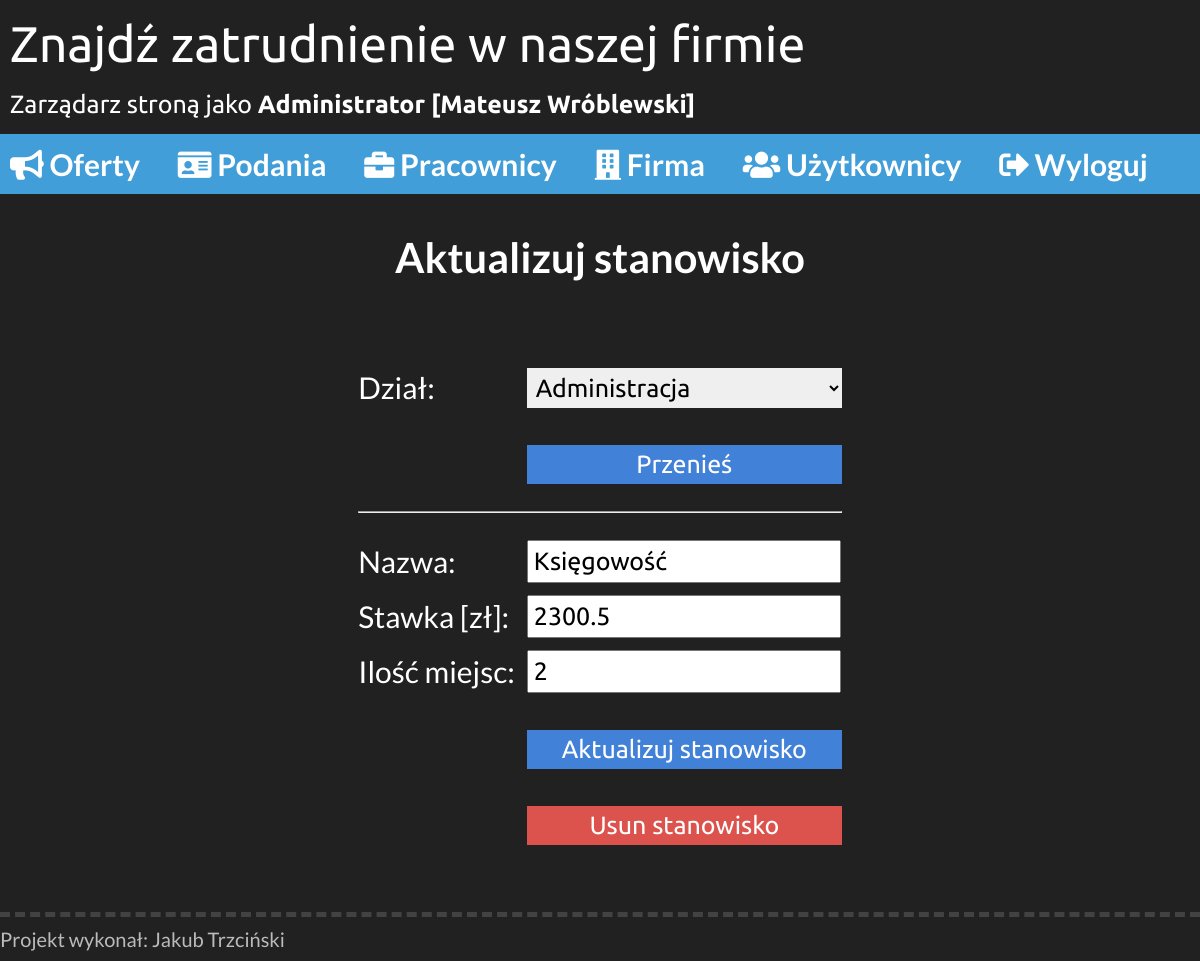
The app's page /admin/edytujstanowisko.php?id=1 (signed in) with its own data.
### tables this page shows
CREATE TABLE `stanowiska` (
  `ID` int(3) NOT NULL,
  `ID_dzial` int(3) NOT NULL,
  `nazwa` varchar(100) NOT NULL,
  `stawka` float NOT NULL,
  `miejsca` int(3) NOT NULL
);

CREATE TABLE `dzialy` (
  `ID` int(3) NOT NULL,
  `nazwa` varchar(100) NOT NULL
);

### admin/edytujstanowisko.php (the view, shortened to what this page needs)
<?php
    if (isset($_GET['id'])) $edytuj_id = $_GET['id'];
    else{
        $_SESSION[blad] = "Nie można edytować stanowiska. Spróbuj ponownie póżniej";
        header("Location: firma.php");
        exit();
    }
?>
<!DOCTYPE html>
<html>
<head>
	<link rel="stylesheet" type="text/css" href="../css/style.css">
	<link rel="stylesheet" href="https://use.fontawesome.com/releases/v5.4.1/css/all.css">
</head>
<body>
    <?php include "../skrypty/menu.php"; ?>
    <div class="content">
        <h1>Aktualizuj stanowisko</h1>
        <div class="box">
            <?php
                $zap1 = "SELECT dzialy.ID AS ID, stanowiska.nazwa AS stanowisko, dzialy.nazwa AS dzial, stawka, miejsca FROM stanowiska JOIN dzialy ON stanowiska.ID_dzial = dzialy.ID WHERE stanowiska.ID = ".$edytuj_id;
                $query1 = mysqli_query($pol, $zap1);
                $w1 = mysqli_fetch_array($query1);
            ?>
            <table>
                <form method="post">
                    <tr>
                        <td>Dział:</td>
                        <td>
                            <select name="dzial">
                                <?php
                                    echo'<option value="'.$w1['ID'].'">'.$w1['dzial'].'</option>';
                                ?>
                            </select>
                        </td>
                    </tr>
                    <tr>
                        <td></td>
                        <td><input type="submit" value="Przenieś"></td>
                    </tr>
                    <tr><td colspan="2"><hr></td></tr>
                </form>
                <form method="post">
                    <tr>
                        <td>Nazwa:</td>
                        <td><input type="text" name="nazwa" value="<?php echo $w1['stanowisko']; ?>"></td>
                    </tr>
                    <tr>
                        <td>Stawka [zł]:</td>
                        <td><input type="number" step="0.01" name="stawka" value="<?php echo $w1['stawka']; ?>"></td>
                    </tr>
                    <tr>
                        <td>Ilość miejsc:</td>
                        <td><input type="number" name="miejsca" value="<?php echo $w1['miejsca']; ?>"></td>
                    </tr>
                    <tr>
                        <td></td>
                        <td><input type="submit" value="Aktualizuj stanowisko"></td>
                    </tr>
                    <tr>
                        <td></td>
                        <td><input type="button" value="Usun stanowisko" onclick="location.href='usunstanowisko.php?id=<?php echo $edytuj_id; ?>'" style="background-color: #dc524c;"></td>
                    </tr>
                </form>
            </table>
        </div>
	</div>
    <div class="footer">
        <div class="footer-content">Projekt wykonał: Jakub Trzciński</div>
    </div>
</body>
</html>

### css/style.css (style rules this page uses)
body { margin: 0px; background-color: #212121; color: white; font-family: 'Lato', sans-serif; }
.content { width: 1180px; margin-left: auto; margin-right: auto; padding: 10px; min-height: 70vh; }
.footer { width: 100%; border-top: 5px #424242 dashed; }
.footer-content { width: 1200px; margin: auto; text-align: left; font-size: 20px; color: #bbb; padding-top: 10px; padding-bottom: 10px; }
.box { width: 800px; margin: auto; padding-top: 50px; padding-bottom: 50px; }
h1 { text-align: center; font-size: 260%; }
.box table { margin: auto; font-size: 30px; }
.box td { padding: 5px; }
.box input[type=text], input[type=password], input[type=number], input[type=date] { font-size: 25px; padding: 5px; width: 300px; font-family: 'Ubuntu', sans-serif; }
.box input[type=submit], .box input[type=button] { width: 315px; padding: 5px; font-size: 25px; margin-top: 25px; color: white; background-color: #4181d8; border: none; outline: none; font-family: 'Ubuntu', sans-serif; cursor: pointer; }
.box select { width: 315px; padding: 5px; font-size: 25px; border: none; outline: none; font-family: 'Ubuntu', sans-serif; }

### records on screen
stanowiska: dzial "Administracja", nazwa "Księgowość", stawka "2300.5", miejsca "2"

### other values on screen
$_SESSION['imie'] "Mateusz"
$_SESSION['nazwisko'] "Wróblewski"
